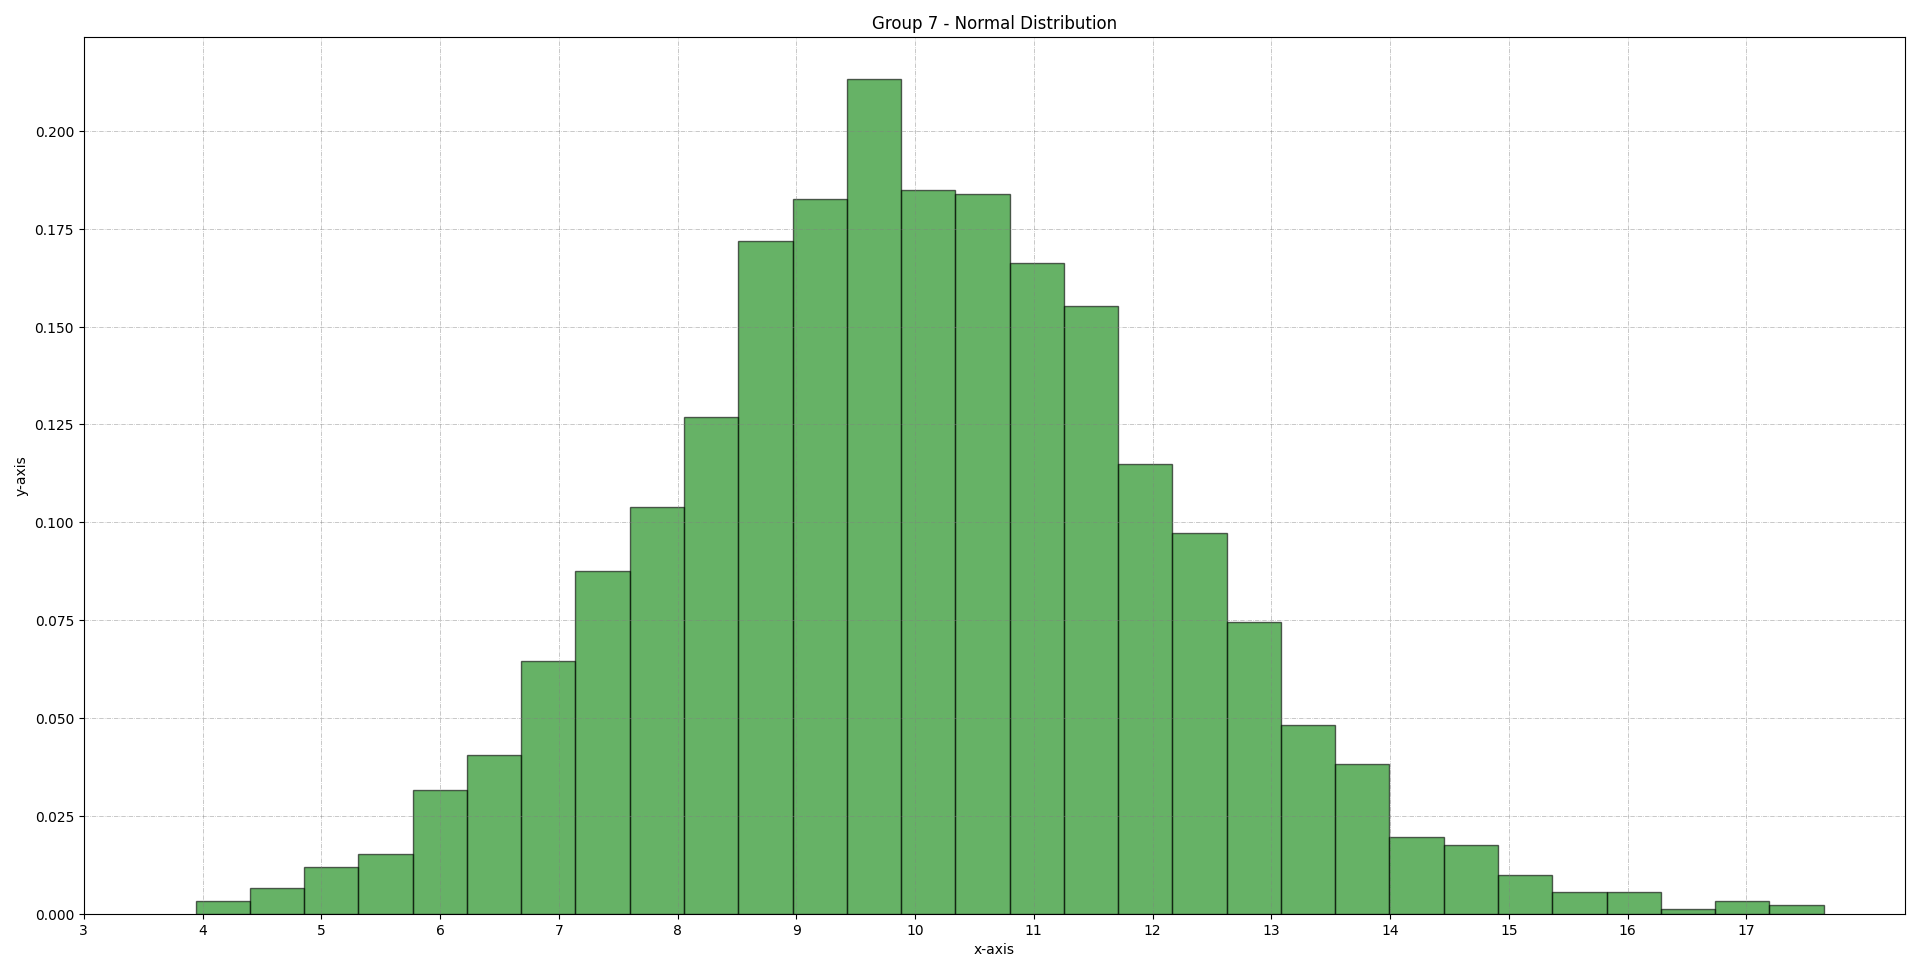

Here is the Python script that generated this plot:
import numpy as np
import matplotlib.pyplot as plt
#loading data into ndarray
data =  np.loadtxt("dataset.txt", dtype=float)
fig, axs = plt.subplots(1,1, figsize=(10,7), tight_layout = True)
#Add x,y gridlines
axs.grid(  color = 'grey',linestyle = '-.', linewidth = 0.5, alpha = 0.6)
# Plotting the histogram.
plt.hist(data, bins=30, density=True, alpha=0.6, color='green', edgecolor = 'black')
plt.xticks(range(3,18))
title = "Group 7 - Normal Distribution"

plt.xlabel("x-axis")
plt.ylabel("y-axis")
plt.title(title)
plt.show()
